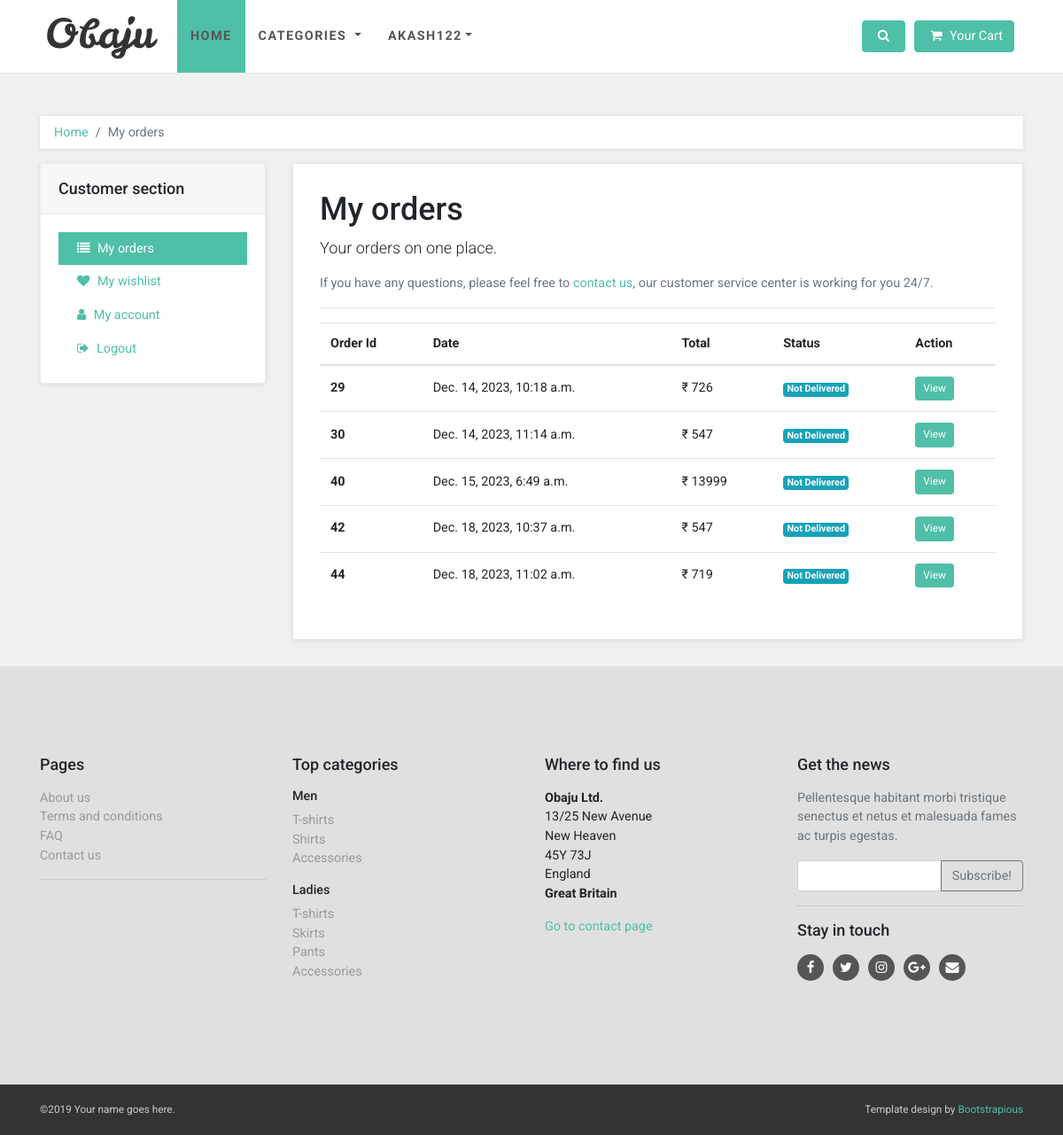
The app's page /orders/akash122 (signed in), older data.
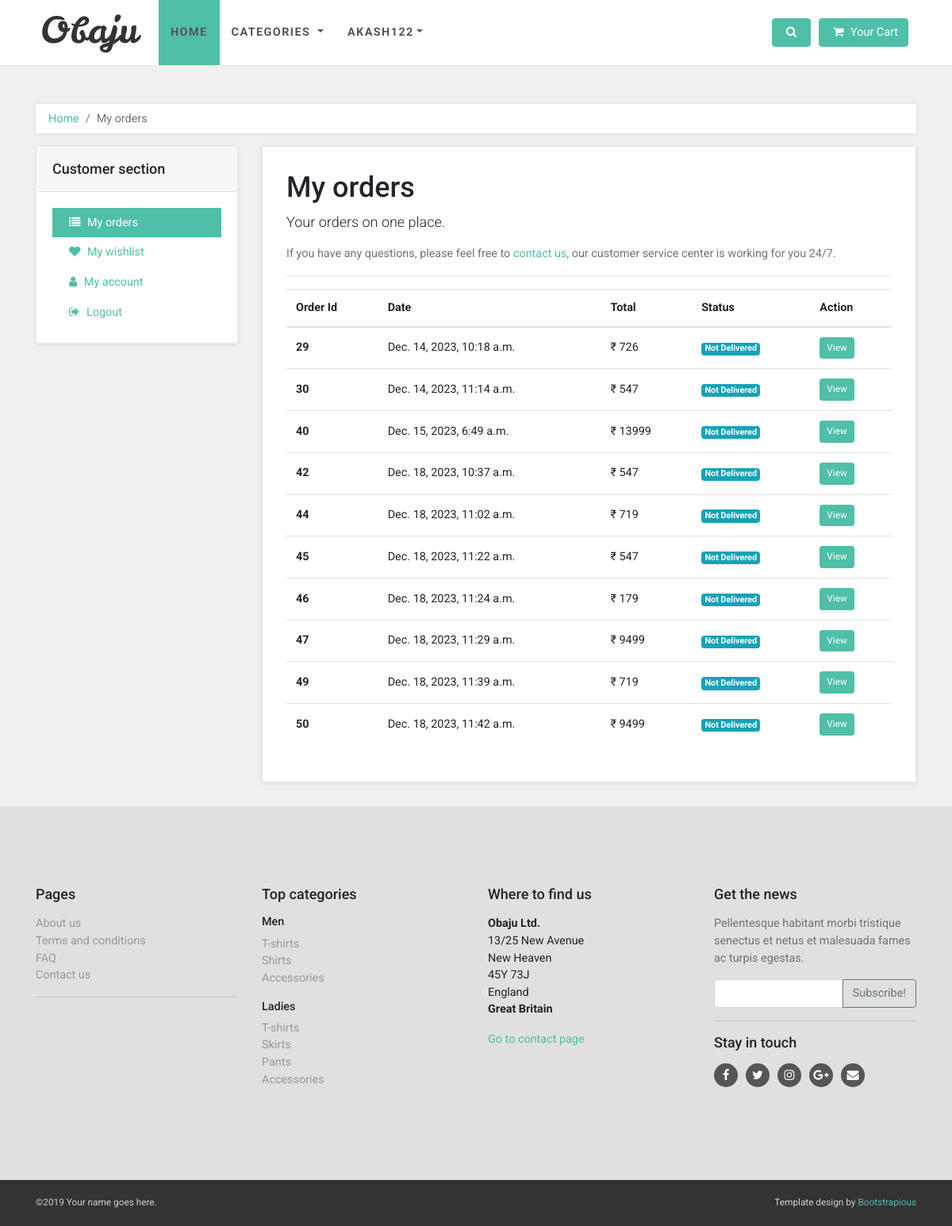
The same page, newer data.
### account/models.py (models this page shows)
class User(AbstractUser):
    mobile = models.CharField(max_length=20, blank=True)
    user_type = models.CharField(max_length=10, choices=user_choices, blank=True)
    profile_pic = models.ImageField(upload_to='static/', blank=True, null=True)
    objects = UserManager()
    USERNAME_FIELD = 'username'
    def __str__(self) -> str:
        return self.username

### orders/models.py (models this page shows, shortened)
class Order(models.Model):
    user = models.ForeignKey(User, on_delete=models.CASCADE)
    delivery_address = models.ForeignKey(Address, on_delete=models.SET_NULL, null=True)
    order_date = models.DateTimeField(auto_now_add=True)
    total_bill = models.IntegerField(blank=True, null=True)
    transaction_id = models.CharField(max_length=100, blank=True)
    payment_method = models.CharField(max_length=20, choices=payment_choices)
    is_delivered = models.BooleanField(default=False)
    is_confirmed = models.BooleanField(default=False)

### orders/views.py (the view)
# urls.py: path('orders/<str:id>', views.order),
@login_required(login_url='/register')
def order(request, id):
    price = {}
    data = Order.objects.filter(user=request.user)
    for x in data:
        sum = 0
        items = OrderItems.objects.filter(order=x)
        for y in items:
            sum += y.product.price * y.quantity
        price[x.id] = sum
    context = {
        'data' : data,
        'price' : price,
        'category' : ProductCategory.objects.all()
    }
    return render(request, 'order_template/customer-orders.html', context)

### templates/order_template/customer-orders.html (shortened to what this page needs)
{% extends '../base.html' %}
{% load static %}
{% block content %}
<div id="all">
  <div id="content">
    <div class="container">
      <div class="row">
        <div class="col-lg-12">
          <nav aria-label="breadcrumb">
            <ol class="breadcrumb">
              <li class="breadcrumb-item"><a href="#">Home</a></li>
              <li aria-current="page" class="breadcrumb-item active">My orders</li>
            </ol>
          </nav>
        </div>
        <div class="col-lg-3">
          <div class="card sidebar-menu">
            <div class="card-header">
              <h3 class="h4 card-title">Customer section</h3>
            </div>
            <div class="card-body">
              <ul class="nav nav-pills flex-column"><a href="/orders/{{user}}" class="nav-link active"><i
                    class="fa fa-list"></i> My orders</a><a href="/wishlist/{{user}}" class="nav-link"><i
                    class="fa fa-heart"></i> My wishlist</a><a href="/account/{{user}}" class="nav-link"><i
                    class="fa fa-user"></i> My account</a><a href="/logout/{{user}}" class="nav-link"><i
                    class="fa fa-sign-out"></i> Logout</a></ul>
            </div>
          </div>
        </div>
        <div id="customer-orders" class="col-lg-9">
          <div class="box">
            <h1>My orders</h1>
            <p class="lead">Your orders on one place.</p>
            <p class="text-muted">If you have any questions, please feel free to <a href="contact.html">contact us</a>,
              our customer service center is working for you 24/7.</p>
            <hr>
            <div class="table-responsive">
              <table class="table table-hover">
                <thead>
                  <tr>
                    <th>Order Id</th>
                    <th>Date</th>
                    <th>Total</th>
                    <th>Status</th>
                    <th>Action</th>
                  </tr>
                </thead>
                <tbody>
                  {% for item in data %}
                  <tr>
                    <th>{{item.id}}</th>
                    <td>{{item.order_date}}</td>
                    <td>&#8377; {{ item.total_bill }}</td>
                    <td><span class="badge badge-info">{% if order.is_delivered == True %} Delivered {% else %} Not Delivered {% endif %}</span></td>
                    <td><a href="/order-details/{{user}}/{{item.id}}" class="btn btn-primary btn-sm">View</a></td>
                  </tr>
                  {% endfor %}
                </tbody>
              </table>
            </div>
          </div>
        </div>
      </div>
    </div>
  </div>
</div>
{% endblock %}

### templates/base.html (shortened to what this page needs)
{% load static %}
<!DOCTYPE html>
<html>
<head>
  <link rel="stylesheet" href="{% static 'vendor/bootstrap/css/bootstrap.min.css' %}">
  <link rel="stylesheet" href="{% static 'vendor/font-awesome/css/font-awesome.min.css' %}">
  <link rel="stylesheet" href="{% static 'vendor/owl.carousel/assets/owl.carousel.css' %}">
  <link rel="stylesheet" href="{% static 'vendor/owl.carousel/assets/owl.theme.default.css' %}">
  <link rel="stylesheet" href="{% static 'css/style.default.css' %}" id="theme-stylesheet">
  <link rel="stylesheet" href="{% static 'css/custom.css' %}">
      <link rel="stylesheet" type="text/css" href="{% static 'toastr/toastr.min.css' %}" media="all">
    </head>
<body>
  <header class="header mb-5">
    <nav class="navbar navbar-expand-lg">
      <div class="container"><a class="navbar-brand home"><img src="{% static 'img/logo.png' %}"
            alt="Obaju logo" class="d-none d-md-inline-block"><img src="{% static 'img/logo-small.png' %}"
            alt="Obaju logo" class="d-inline-block d-md-none"><span class="sr-only">Shoppiee</span></a>
        <div id="navigation" class="collapse navbar-collapse">
          <ul class="navbar-nav mr-auto">
            <li class="nav-item"><a href="/" class="nav-link active">Home</a></li>
            <li class="nav-item dropdown menu-large"><a data-toggle="dropdown" data-hover="dropdown"
                data-delay="200" class="dropdown-toggle nav-link"> Categories <b class="caret"></b></a>
            </li>
            <li class="nav-item dropdown menu-large"><a data-toggle="dropdown" data-hover="dropdown"
                data-delay="200" class="dropdown-toggle nav-link">{{user}}<b class="caret"></b></a>
            </li>
          </ul>
          <div class="navbar-buttons d-flex justify-content-end">
            <div id="search-not-mobile" class="navbar-collapse collapse"></div><a data-toggle="collapse" href="#search"
              class="btn navbar-btn btn-primary d-none d-lg-inline-block"><span class="sr-only">Toggle search</span><i
                class="fa fa-search"></i></a>
            {% if user.is_authenticated %}
            <div id="basket-overview" class="navbar-collapse collapse d-none d-lg-block"><a href="../cart/{{user}}"
                class="btn btn-primary navbar-btn"><i class="fa fa-shopping-cart"></i><span> Your Cart </span></a>
            </div>
            {% endif %}
          </div>
        </div>
      </div>
    </nav>
  </header>
  {% block content %}
  {% endblock %}
  <div id="footer">
    <div class="container">
      <div class="row">
        <div class="col-lg-3 col-md-6">
          <h4 class="mb-3">Pages</h4>
          <ul class="list-unstyled">
            <li><a href="#">About us</a></li>
            <li><a href="#">Terms and conditions</a></li>
            <li><a href="#">FAQ</a></li>
            <li><a href="#">Contact us</a></li>
          </ul>
          <hr>
        </div>
        <div class="col-lg-3 col-md-6">
          <h4 class="mb-3">Top categories</h4>
          <h5>Men</h5>
          <ul class="list-unstyled">
            <li><a href="category.html">T-shirts</a></li>
            <li><a href="category.html">Shirts</a></li>
            <li><a href="category.html">Accessories</a></li>
          </ul>
          <h5>Ladies</h5>
          <ul class="list-unstyled">
            <li><a href="category.html">T-shirts</a></li>
            <li><a href="category.html">Skirts</a></li>
            <li><a href="category.html">Pants</a></li>
            <li><a href="category.html">Accessories</a></li>
          </ul>
        </div>
        <div class="col-lg-3 col-md-6">
          <h4 class="mb-3">Where to find us</h4>
          <p><strong>Obaju Ltd.</strong><br>13/25 New Avenue<br>New Heaven<br>45Y 73J<br>England<br><strong>Great
              Britain</strong></p><a href="contact.html">Go to contact page</a>
        </div>
        <div class="col-lg-3 col-md-6">
          <h4 class="mb-3">Get the news</h4>
          <p class="text-muted">Pellentesque habitant morbi tristique senectus et netus et malesuada fames ac turpis
            egestas.</p>
          <form>
            <div class="input-group">
              <input type="text" class="form-control"><span class="input-group-append">
                <button type="button" class="btn btn-outline-secondary">Subscribe!</button></span>
            </div>
          </form>
          <hr>
          <h4 class="mb-3">Stay in touch</h4>
          <p class="social"><a href="#" class="facebook external"><i class="fa fa-facebook"></i></a><a href="#"
              class="twitter external"><i class="fa fa-twitter"></i></a><a href="#" class="instagram external"><i
                class="fa fa-instagram"></i></a><a href="#" class="gplus external"><i
                class="fa fa-google-plus"></i></a><a href="#" class="email external"><i class="fa fa-envelope"></i></a>
          </p>
        </div>
      </div>
    </div>
  </div>
  <div id="copyright">
    <div class="container">
      <div class="row">
        <div class="col-lg-6 mb-2 mb-lg-0">
          <p class="text-center text-lg-left">©2019 Your name goes here.</p>
        </div>
        <div class="col-lg-6">
          <p class="text-center text-lg-right">Template design by <a href="https://bootstrapious.com/">Bootstrapious</a>
          </p>
        </div>
      </div>
    </div>
  </div>
</body>
</html>

Row changes from the older to the newer data that the page shows:
added Order: id "45", order_date "Dec. 18, 2023, 11:22 a.m.", total_bill "547"
added Order: id "46", order_date "Dec. 18, 2023, 11:24 a.m.", total_bill "179"
added Order: id "47", order_date "Dec. 18, 2023, 11:29 a.m.", total_bill "9499"
added Order: id "49", order_date "Dec. 18, 2023, 11:39 a.m.", total_bill "719"
added Order: id "50", order_date "Dec. 18, 2023, 11:42 a.m.", total_bill "9499"
